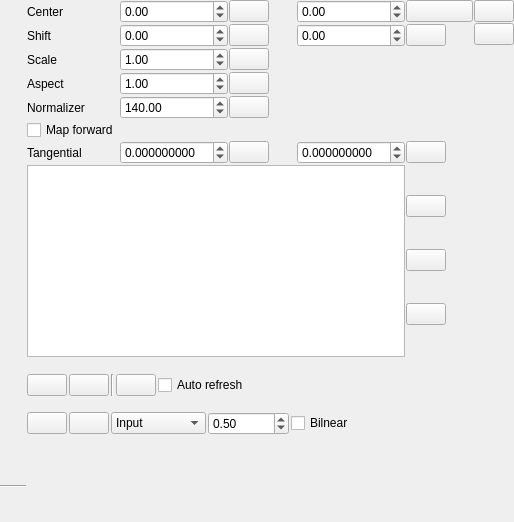
<?xml version="1.0" encoding="UTF-8"?>
<ui version="4.0">
 <class>LensDistortionModelParametersContolWidget</class>
 <widget class="QWidget" name="LensDistortionModelParametersContolWidget">
  <property name="geometry">
   <rect>
    <x>0</x>
    <y>0</y>
    <width>514</width>
    <height>522</height>
   </rect>
  </property>
  <property name="minimumSize">
   <size>
    <width>10</width>
    <height>10</height>
   </size>
  </property>
  <property name="windowTitle">
   <string>Form</string>
  </property>
  <layout class="QGridLayout" name="gridLayout">
   <property name="sizeConstraint">
    <enum>QLayout::SetMinimumSize</enum>
   </property>
   <property name="leftMargin">
    <number>0</number>
   </property>
   <property name="topMargin">
    <number>0</number>
   </property>
   <property name="rightMargin">
    <number>0</number>
   </property>
   <property name="bottomMargin">
    <number>0</number>
   </property>
   <property name="spacing">
    <number>1</number>
   </property>
   <item row="4" column="3">
    <widget class="QPushButton" name="resetNormalizePushButton">
     <property name="text">
      <string/>
     </property>
     <property name="icon">
      <iconset resource="../../resources/main.qrc">
       <normaloff>:/new/prefix1/bullet_blue.png</normaloff>:/new/prefix1/bullet_blue.png</iconset>
     </property>
    </widget>
   </item>
   <item row="4" column="2">
    <widget class="QDoubleSpinBox" name="normalizerSpinBox">
     <property name="maximum">
      <double>999999.989999999990687</double>
     </property>
     <property name="value">
      <double>140.000000000000000</double>
     </property>
    </widget>
   </item>
   <item row="6" column="3">
    <widget class="QPushButton" name="resetP1PushButton">
     <property name="sizePolicy">
      <sizepolicy hsizetype="Maximum" vsizetype="Fixed">
       <horstretch>0</horstretch>
       <verstretch>0</verstretch>
      </sizepolicy>
     </property>
     <property name="text">
      <string/>
     </property>
     <property name="icon">
      <iconset resource="../../resources/main.qrc">
       <normaloff>:/new/prefix1/bullet_blue.png</normaloff>:/new/prefix1/bullet_blue.png</iconset>
     </property>
     <property name="iconSize">
      <size>
       <width>16</width>
       <height>16</height>
      </size>
     </property>
    </widget>
   </item>
   <item row="4" column="1">
    <widget class="QLabel" name="label_2">
     <property name="text">
      <string>Normalizer</string>
     </property>
    </widget>
   </item>
   <item row="0" column="2">
    <widget class="QDoubleSpinBox" name="centerXSpinBox">
     <property name="minimum">
      <double>-999999.000000000000000</double>
     </property>
     <property name="maximum">
      <double>99999.990000000005239</double>
     </property>
    </widget>
   </item>
   <item row="2" column="3">
    <widget class="QPushButton" name="resetScalePushButton">
     <property name="sizePolicy">
      <sizepolicy hsizetype="Maximum" vsizetype="Fixed">
       <horstretch>0</horstretch>
       <verstretch>0</verstretch>
      </sizepolicy>
     </property>
     <property name="text">
      <string/>
     </property>
     <property name="icon">
      <iconset resource="../../resources/main.qrc">
       <normaloff>:/new/prefix1/bullet_blue.png</normaloff>:/new/prefix1/bullet_blue.png</iconset>
     </property>
     <property name="iconSize">
      <size>
       <width>16</width>
       <height>16</height>
      </size>
     </property>
    </widget>
   </item>
   <item row="6" column="5">
    <widget class="QDoubleSpinBox" name="tangential2SpinBox">
     <property name="decimals">
      <number>9</number>
     </property>
     <property name="minimum">
      <double>-99.000000000000000</double>
     </property>
     <property name="singleStep">
      <double>0.000100000000000</double>
     </property>
    </widget>
   </item>
   <item row="12" column="0" rowspan="2">
    <widget class="Line" name="line">
     <property name="orientation">
      <enum>Qt::Horizontal</enum>
     </property>
    </widget>
   </item>
   <item row="3" column="3">
    <widget class="QPushButton" name="resetAspectPushButton">
     <property name="sizePolicy">
      <sizepolicy hsizetype="Maximum" vsizetype="Fixed">
       <horstretch>0</horstretch>
       <verstretch>0</verstretch>
      </sizepolicy>
     </property>
     <property name="text">
      <string/>
     </property>
     <property name="icon">
      <iconset resource="../../resources/main.qrc">
       <normaloff>:/new/prefix1/bullet_blue.png</normaloff>:/new/prefix1/bullet_blue.png</iconset>
     </property>
     <property name="iconSize">
      <size>
       <width>16</width>
       <height>16</height>
      </size>
     </property>
    </widget>
   </item>
   <item row="1" column="1">
    <widget class="QLabel" name="shiftLabel">
     <property name="text">
      <string>Shift</string>
     </property>
    </widget>
   </item>
   <item row="7" column="1" colspan="5">
    <widget class="QTableWidget" name="koefTableWidget">
     <property name="sizePolicy">
      <sizepolicy hsizetype="Expanding" vsizetype="Preferred">
       <horstretch>0</horstretch>
       <verstretch>0</verstretch>
      </sizepolicy>
     </property>
    </widget>
   </item>
   <item row="2" column="2">
    <widget class="QDoubleSpinBox" name="scaleSpinBox">
     <property name="singleStep">
      <double>0.100000000000000</double>
     </property>
     <property name="value">
      <double>1.000000000000000</double>
     </property>
    </widget>
   </item>
   <item row="1" column="3">
    <widget class="QPushButton" name="resetSxPushButton">
     <property name="sizePolicy">
      <sizepolicy hsizetype="Maximum" vsizetype="Fixed">
       <horstretch>0</horstretch>
       <verstretch>0</verstretch>
      </sizepolicy>
     </property>
     <property name="text">
      <string/>
     </property>
     <property name="icon">
      <iconset resource="../../resources/main.qrc">
       <normaloff>:/new/prefix1/bullet_blue.png</normaloff>:/new/prefix1/bullet_blue.png</iconset>
     </property>
     <property name="iconSize">
      <size>
       <width>16</width>
       <height>16</height>
      </size>
     </property>
    </widget>
   </item>
   <item row="6" column="1">
    <widget class="QLabel" name="label_14">
     <property name="text">
      <string>Tangential</string>
     </property>
    </widget>
   </item>
   <item row="6" column="6">
    <widget class="QPushButton" name="resetP2PushButton">
     <property name="text">
      <string/>
     </property>
     <property name="icon">
      <iconset resource="../../resources/main.qrc">
       <normaloff>:/new/prefix1/bullet_blue.png</normaloff>:/new/prefix1/bullet_blue.png</iconset>
     </property>
     <property name="iconSize">
      <size>
       <width>16</width>
       <height>16</height>
      </size>
     </property>
    </widget>
   </item>
   <item row="5" column="1">
    <widget class="QCheckBox" name="forwardMapCheckBox">
     <property name="text">
      <string>Map forward</string>
     </property>
    </widget>
   </item>
   <item row="1" column="6">
    <widget class="QPushButton" name="resetSyPushButton">
     <property name="text">
      <string/>
     </property>
     <property name="icon">
      <iconset resource="../../resources/main.qrc">
       <normaloff>:/new/prefix1/bullet_blue.png</normaloff>:/new/prefix1/bullet_blue.png</iconset>
     </property>
     <property name="iconSize">
      <size>
       <width>16</width>
       <height>16</height>
      </size>
     </property>
    </widget>
   </item>
   <item row="3" column="2">
    <widget class="QDoubleSpinBox" name="aspectSpinBox">
     <property name="value">
      <double>1.000000000000000</double>
     </property>
    </widget>
   </item>
   <item row="8" column="1" colspan="6">
    <widget class="QWidget" name="bottomToolWidget" native="true">
     <property name="minimumSize">
      <size>
       <width>10</width>
       <height>10</height>
      </size>
     </property>
     <layout class="QVBoxLayout" name="verticalLayout">
      <property name="spacing">
       <number>0</number>
      </property>
      <property name="sizeConstraint">
       <enum>QLayout::SetMinimumSize</enum>
      </property>
      <property name="leftMargin">
       <number>0</number>
      </property>
      <property name="topMargin">
       <number>0</number>
      </property>
      <property name="rightMargin">
       <number>0</number>
      </property>
      <property name="bottomMargin">
       <number>0</number>
      </property>
      <item>
       <layout class="QGridLayout" name="toolsLayout1">
        <property name="sizeConstraint">
         <enum>QLayout::SetMinimumSize</enum>
        </property>
        <property name="spacing">
         <number>2</number>
        </property>
        <item row="1" column="3">
         <widget class="QPushButton" name="refreshButton">
          <property name="text">
           <string/>
          </property>
          <property name="icon">
           <iconset resource="../../resources/main.qrc">
            <normaloff>:/new/prefix1/refresh.png</normaloff>:/new/prefix1/refresh.png</iconset>
          </property>
          <property name="iconSize">
           <size>
            <width>24</width>
            <height>24</height>
           </size>
          </property>
         </widget>
        </item>
        <item row="1" column="0">
         <widget class="QPushButton" name="loadPushButton">
          <property name="text">
           <string/>
          </property>
          <property name="icon">
           <iconset resource="../../resources/main.qrc">
            <normaloff>:/new/prefix1/remove.png</normaloff>:/new/prefix1/remove.png</iconset>
          </property>
          <property name="iconSize">
           <size>
            <width>24</width>
            <height>24</height>
           </size>
          </property>
         </widget>
        </item>
        <item row="1" column="1">
         <widget class="QPushButton" name="savePushButton">
          <property name="text">
           <string/>
          </property>
          <property name="icon">
           <iconset resource="../../resources/main.qrc">
            <normaloff>:/new/prefix1/install.png</normaloff>:/new/prefix1/install.png</iconset>
          </property>
          <property name="iconSize">
           <size>
            <width>24</width>
            <height>24</height>
           </size>
          </property>
         </widget>
        </item>
        <item row="1" column="5">
         <spacer name="horizontalSpacer_2">
          <property name="orientation">
           <enum>Qt::Horizontal</enum>
          </property>
          <property name="sizeHint" stdset="0">
           <size>
            <width>40</width>
            <height>20</height>
           </size>
          </property>
         </spacer>
        </item>
        <item row="1" column="2">
         <widget class="Line" name="line_2">
          <property name="orientation">
           <enum>Qt::Vertical</enum>
          </property>
         </widget>
        </item>
        <item row="1" column="4">
         <widget class="QCheckBox" name="autoRefeshCheckBox">
          <property name="text">
           <string>Auto refresh</string>
          </property>
         </widget>
        </item>
       </layout>
      </item>
      <item>
       <layout class="QGridLayout" name="toolsLayout2">
        <property name="sizeConstraint">
         <enum>QLayout::SetMinimumSize</enum>
        </property>
        <property name="spacing">
         <number>2</number>
        </property>
        <item row="0" column="2">
         <widget class="QComboBox" name="exampleComboBox">
          <item>
           <property name="text">
            <string>Input</string>
           </property>
          </item>
          <item>
           <property name="text">
            <string>Corrected</string>
           </property>
          </item>
          <item>
           <property name="text">
            <string>Inverse</string>
           </property>
          </item>
          <item>
           <property name="text">
            <string>Backproject</string>
           </property>
          </item>
          <item>
           <property name="text">
            <string>Diff</string>
           </property>
          </item>
          <item>
           <property name="text">
            <string>Field</string>
           </property>
          </item>
         </widget>
        </item>
        <item row="0" column="1">
         <widget class="QPushButton" name="levelGraphButton_2">
          <property name="icon">
           <iconset resource="../../resources/main.qrc">
            <normaloff>:/new/prefix1/picture_save.png</normaloff>:/new/prefix1/picture_save.png</iconset>
          </property>
          <property name="iconSize">
           <size>
            <width>24</width>
            <height>24</height>
           </size>
          </property>
         </widget>
        </item>
        <item row="0" column="0">
         <widget class="QPushButton" name="graphButton">
          <property name="icon">
           <iconset resource="../../resources/main.qrc">
            <normaloff>:/new/prefix1/Line Chart.png</normaloff>:/new/prefix1/Line Chart.png</iconset>
          </property>
          <property name="iconSize">
           <size>
            <width>24</width>
            <height>24</height>
           </size>
          </property>
         </widget>
        </item>
        <item row="0" column="5">
         <spacer name="horizontalSpacer">
          <property name="orientation">
           <enum>Qt::Horizontal</enum>
          </property>
          <property name="sizeHint" stdset="0">
           <size>
            <width>40</width>
            <height>20</height>
           </size>
          </property>
         </spacer>
        </item>
        <item row="0" column="3">
         <widget class="QDoubleSpinBox" name="freeParamSpinBox">
          <property name="minimum">
           <double>-99999.000000000000000</double>
          </property>
          <property name="maximum">
           <double>99999.990000000005239</double>
          </property>
          <property name="singleStep">
           <double>0.100000000000000</double>
          </property>
          <property name="value">
           <double>0.500000000000000</double>
          </property>
         </widget>
        </item>
        <item row="0" column="4">
         <widget class="QCheckBox" name="bilinearCheckBox">
          <property name="text">
           <string>Bilnear</string>
          </property>
         </widget>
        </item>
       </layout>
      </item>
     </layout>
    </widget>
   </item>
   <item row="3" column="1">
    <widget class="QLabel" name="label">
     <property name="text">
      <string>Aspect</string>
     </property>
    </widget>
   </item>
   <item row="2" column="1">
    <widget class="QLabel" name="label_13">
     <property name="text">
      <string>Scale</string>
     </property>
    </widget>
   </item>
   <item row="1" column="5">
    <widget class="QDoubleSpinBox" name="shiftYSpinBox">
     <property name="minimum">
      <double>-99999.000000000000000</double>
     </property>
     <property name="maximum">
      <double>99999.990000000005239</double>
     </property>
     <property name="value">
      <double>0.000000000000000</double>
     </property>
    </widget>
   </item>
   <item row="1" column="2">
    <widget class="QDoubleSpinBox" name="shiftXSpinBox">
     <property name="minimum">
      <double>-999999.000000000000000</double>
     </property>
     <property name="maximum">
      <double>99999.990000000005239</double>
     </property>
    </widget>
   </item>
   <item row="0" column="8" rowspan="9">
    <widget class="QWidget" name="sideToolWidget" native="true">
     <property name="minimumSize">
      <size>
       <width>0</width>
       <height>100</height>
      </size>
     </property>
     <layout class="QVBoxLayout" name="verticalLayout_2">
      <property name="spacing">
       <number>1</number>
      </property>
      <property name="leftMargin">
       <number>0</number>
      </property>
      <property name="topMargin">
       <number>0</number>
      </property>
      <property name="rightMargin">
       <number>0</number>
      </property>
      <property name="bottomMargin">
       <number>0</number>
      </property>
      <item>
       <widget class="QPushButton" name="invertPushButton">
        <property name="toolTip">
         <string>Invert</string>
        </property>
        <property name="text">
         <string/>
        </property>
        <property name="icon">
         <iconset resource="../../resources/main.qrc">
          <normaloff>:/new/colors/colors/contrast.png</normaloff>:/new/colors/colors/contrast.png</iconset>
        </property>
        <property name="iconSize">
         <size>
          <width>24</width>
          <height>24</height>
         </size>
        </property>
       </widget>
      </item>
      <item>
       <widget class="QPushButton" name="comparePushButton">
        <property name="toolTip">
         <string>Compare with other deformation</string>
        </property>
        <property name="text">
         <string/>
        </property>
        <property name="icon">
         <iconset resource="../../resources/main.qrc">
          <normaloff>:/new/prefix1/price_comparison.png</normaloff>:/new/prefix1/price_comparison.png</iconset>
        </property>
        <property name="iconSize">
         <size>
          <width>24</width>
          <height>24</height>
         </size>
        </property>
       </widget>
      </item>
      <item>
       <spacer name="verticalSpacer_3">
        <property name="orientation">
         <enum>Qt::Vertical</enum>
        </property>
        <property name="sizeHint" stdset="0">
         <size>
          <width>20</width>
          <height>406</height>
         </size>
        </property>
       </spacer>
      </item>
     </layout>
    </widget>
   </item>
   <item row="6" column="2">
    <widget class="QDoubleSpinBox" name="tangential1SpinBox">
     <property name="decimals">
      <number>9</number>
     </property>
     <property name="minimum">
      <double>-99.000000000000000</double>
     </property>
     <property name="singleStep">
      <double>0.000100000000000</double>
     </property>
    </widget>
   </item>
   <item row="0" column="6" colspan="2">
    <widget class="QPushButton" name="resetCyPushButton">
     <property name="text">
      <string/>
     </property>
     <property name="icon">
      <iconset resource="../../resources/main.qrc">
       <normaloff>:/new/prefix1/bullet_blue.png</normaloff>:/new/prefix1/bullet_blue.png</iconset>
     </property>
     <property name="iconSize">
      <size>
       <width>24</width>
       <height>16</height>
      </size>
     </property>
    </widget>
   </item>
   <item row="0" column="3">
    <widget class="QPushButton" name="resetCxPushButton">
     <property name="sizePolicy">
      <sizepolicy hsizetype="Maximum" vsizetype="Fixed">
       <horstretch>0</horstretch>
       <verstretch>0</verstretch>
      </sizepolicy>
     </property>
     <property name="text">
      <string/>
     </property>
     <property name="icon">
      <iconset resource="../../resources/main.qrc">
       <normaloff>:/new/prefix1/bullet_blue.png</normaloff>:/new/prefix1/bullet_blue.png</iconset>
     </property>
     <property name="iconSize">
      <size>
       <width>16</width>
       <height>16</height>
      </size>
     </property>
    </widget>
   </item>
   <item row="0" column="5">
    <widget class="QDoubleSpinBox" name="centerYSpinBox">
     <property name="minimum">
      <double>-99999.000000000000000</double>
     </property>
     <property name="maximum">
      <double>99999.990000000005239</double>
     </property>
     <property name="value">
      <double>0.000000000000000</double>
     </property>
    </widget>
   </item>
   <item row="0" column="1">
    <widget class="QLabel" name="centerLabel">
     <property name="text">
      <string>Center</string>
     </property>
    </widget>
   </item>
   <item row="7" column="6">
    <layout class="QGridLayout" name="gridLayout_2">
     <property name="spacing">
      <number>2</number>
     </property>
     <item row="1" column="1">
      <widget class="QPushButton" name="addPowerButton">
       <property name="text">
        <string/>
       </property>
       <property name="icon">
        <iconset resource="../../resources/main.qrc">
         <normaloff>:/new/prefix1/plus.png</normaloff>:/new/prefix1/plus.png</iconset>
       </property>
       <property name="iconSize">
        <size>
         <width>24</width>
         <height>24</height>
        </size>
       </property>
      </widget>
     </item>
     <item row="0" column="1">
      <widget class="QPushButton" name="delPowerButton">
       <property name="text">
        <string/>
       </property>
       <property name="icon">
        <iconset resource="../../resources/main.qrc">
         <normaloff>:/new/prefix1/minus.png</normaloff>:/new/prefix1/minus.png</iconset>
       </property>
       <property name="iconSize">
        <size>
         <width>24</width>
         <height>24</height>
        </size>
       </property>
      </widget>
     </item>
     <item row="2" column="1">
      <spacer name="verticalSpacer_2">
       <property name="orientation">
        <enum>Qt::Vertical</enum>
       </property>
       <property name="sizeType">
        <enum>QSizePolicy::Minimum</enum>
       </property>
       <property name="sizeHint" stdset="0">
        <size>
         <width>20</width>
         <height>0</height>
        </size>
       </property>
      </spacer>
     </item>
     <item row="3" column="1">
      <widget class="QPushButton" name="advancedButton">
       <property name="toolTip">
        <string>Advanced</string>
       </property>
       <property name="text">
        <string/>
       </property>
       <property name="icon">
        <iconset resource="../../resources/main.qrc">
         <normaloff>:/new/prefix1/screwdriver.png</normaloff>:/new/prefix1/screwdriver.png</iconset>
       </property>
       <property name="iconSize">
        <size>
         <width>24</width>
         <height>24</height>
        </size>
       </property>
       <property name="checkable">
        <bool>true</bool>
       </property>
      </widget>
     </item>
    </layout>
   </item>
  </layout>
 </widget>
 <resources>
  <include location="../../resources/main.qrc"/>
 </resources>
 <connections>
  <connection>
   <sender>delPowerButton</sender>
   <signal>released()</signal>
   <receiver>LensDistortionModelParametersContolWidget</receiver>
   <slot>delPower()</slot>
   <hints>
    <hint type="sourcelabel">
     <x>446</x>
     <y>150</y>
    </hint>
    <hint type="destinationlabel">
     <x>354</x>
     <y>66</y>
    </hint>
   </hints>
  </connection>
  <connection>
   <sender>addPowerButton</sender>
   <signal>released()</signal>
   <receiver>LensDistortionModelParametersContolWidget</receiver>
   <slot>addPower()</slot>
   <hints>
    <hint type="sourcelabel">
     <x>446</x>
     <y>183</y>
    </hint>
    <hint type="destinationlabel">
     <x>438</x>
     <y>75</y>
    </hint>
   </hints>
  </connection>
  <connection>
   <sender>graphButton</sender>
   <signal>released()</signal>
   <receiver>LensDistortionModelParametersContolWidget</receiver>
   <slot>showGraphDialog()</slot>
   <hints>
    <hint type="sourcelabel">
     <x>42</x>
     <y>380</y>
    </hint>
    <hint type="destinationlabel">
     <x>50</x>
     <y>317</y>
    </hint>
   </hints>
  </connection>
  <connection>
   <sender>levelGraphButton_2</sender>
   <signal>released()</signal>
   <receiver>LensDistortionModelParametersContolWidget</receiver>
   <slot>loadExample()</slot>
   <hints>
    <hint type="sourcelabel">
     <x>86</x>
     <y>380</y>
    </hint>
    <hint type="destinationlabel">
     <x>93</x>
     <y>316</y>
    </hint>
   </hints>
  </connection>
  <connection>
   <sender>exampleComboBox</sender>
   <signal>currentIndexChanged(int)</signal>
   <receiver>LensDistortionModelParametersContolWidget</receiver>
   <slot>exampleShow()</slot>
   <hints>
    <hint type="sourcelabel">
     <x>206</x>
     <y>377</y>
    </hint>
    <hint type="destinationlabel">
     <x>330</x>
     <y>175</y>
    </hint>
   </hints>
  </connection>
  <connection>
   <sender>resetCxPushButton</sender>
   <signal>released()</signal>
   <receiver>LensDistortionModelParametersContolWidget</receiver>
   <slot>resetCx()</slot>
   <hints>
    <hint type="sourcelabel">
     <x>247</x>
     <y>22</y>
    </hint>
    <hint type="destinationlabel">
     <x>239</x>
     <y>76</y>
    </hint>
   </hints>
  </connection>
  <connection>
   <sender>resetSxPushButton</sender>
   <signal>released()</signal>
   <receiver>LensDistortionModelParametersContolWidget</receiver>
   <slot>resetSx()</slot>
   <hints>
    <hint type="sourcelabel">
     <x>20</x>
     <y>20</y>
    </hint>
    <hint type="destinationlabel">
     <x>20</x>
     <y>20</y>
    </hint>
   </hints>
  </connection>
  <connection>
   <sender>resetSyPushButton</sender>
   <signal>released()</signal>
   <receiver>LensDistortionModelParametersContolWidget</receiver>
   <slot>resetSy()</slot>
   <hints>
    <hint type="sourcelabel">
     <x>20</x>
     <y>20</y>
    </hint>
    <hint type="destinationlabel">
     <x>20</x>
     <y>20</y>
    </hint>
   </hints>
  </connection>
  <connection>
   <sender>resetP1PushButton</sender>
   <signal>released()</signal>
   <receiver>LensDistortionModelParametersContolWidget</receiver>
   <slot>resetP1()</slot>
   <hints>
    <hint type="sourcelabel">
     <x>259</x>
     <y>53</y>
    </hint>
    <hint type="destinationlabel">
     <x>260</x>
     <y>72</y>
    </hint>
   </hints>
  </connection>
  <connection>
   <sender>resetCyPushButton</sender>
   <signal>released()</signal>
   <receiver>LensDistortionModelParametersContolWidget</receiver>
   <slot>resetCy()</slot>
   <hints>
    <hint type="sourcelabel">
     <x>447</x>
     <y>17</y>
    </hint>
    <hint type="destinationlabel">
     <x>451</x>
     <y>79</y>
    </hint>
   </hints>
  </connection>
  <connection>
   <sender>resetP2PushButton</sender>
   <signal>released()</signal>
   <receiver>LensDistortionModelParametersContolWidget</receiver>
   <slot>resetP2()</slot>
   <hints>
    <hint type="sourcelabel">
     <x>447</x>
     <y>57</y>
    </hint>
    <hint type="destinationlabel">
     <x>451</x>
     <y>82</y>
    </hint>
   </hints>
  </connection>
  <connection>
   <sender>resetAspectPushButton</sender>
   <signal>released()</signal>
   <receiver>LensDistortionModelParametersContolWidget</receiver>
   <slot>resetAspect()</slot>
   <hints>
    <hint type="sourcelabel">
     <x>259</x>
     <y>107</y>
    </hint>
    <hint type="destinationlabel">
     <x>298</x>
     <y>98</y>
    </hint>
   </hints>
  </connection>
  <connection>
   <sender>resetScalePushButton</sender>
   <signal>released()</signal>
   <receiver>LensDistortionModelParametersContolWidget</receiver>
   <slot>resetScale()</slot>
   <hints>
    <hint type="sourcelabel">
     <x>254</x>
     <y>82</y>
    </hint>
    <hint type="destinationlabel">
     <x>284</x>
     <y>89</y>
    </hint>
   </hints>
  </connection>
  <connection>
   <sender>invertPushButton</sender>
   <signal>released()</signal>
   <receiver>LensDistortionModelParametersContolWidget</receiver>
   <slot>invertCorrection()</slot>
   <hints>
    <hint type="sourcelabel">
     <x>476</x>
     <y>19</y>
    </hint>
    <hint type="destinationlabel">
     <x>541</x>
     <y>21</y>
    </hint>
   </hints>
  </connection>
  <connection>
   <sender>resetNormalizePushButton</sender>
   <signal>released()</signal>
   <receiver>LensDistortionModelParametersContolWidget</receiver>
   <slot>resetNormalize()</slot>
   <hints>
    <hint type="sourcelabel">
     <x>250</x>
     <y>133</y>
    </hint>
    <hint type="destinationlabel">
     <x>316</x>
     <y>132</y>
    </hint>
   </hints>
  </connection>
  <connection>
   <sender>comparePushButton</sender>
   <signal>released()</signal>
   <receiver>LensDistortionModelParametersContolWidget</receiver>
   <slot>compareCorrection()</slot>
   <hints>
    <hint type="sourcelabel">
     <x>475</x>
     <y>54</y>
    </hint>
    <hint type="destinationlabel">
     <x>542</x>
     <y>60</y>
    </hint>
   </hints>
  </connection>
 </connections>
 <slots>
  <slot>delPower()</slot>
  <slot>addPower()</slot>
  <slot>showGraphDialog()</slot>
  <slot>loadExample()</slot>
  <slot>exampleShow()</slot>
  <slot>resetCx()</slot>
  <slot>resetCy()</slot>
  <slot>resetSx()</slot>
  <slot>resetSy()</slot>
  <slot>resetP1()</slot>
  <slot>resetP2()</slot>
  <slot>loadParams()</slot>
  <slot>saveParams()</slot>
  <slot>resetAspect()</slot>
  <slot>resetScale()</slot>
  <slot>invertCorrection()</slot>
  <slot>resetNormalize()</slot>
  <slot>compareCorrection()</slot>
 </slots>
</ui>
